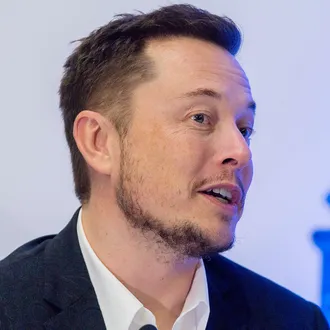
#> input picture convert-any-image-to-cartoon/elon-musk.png, 330 x 330 px
$ python convert-any-image-to-cartoon.py
#> lines starting #> are read from the running program, lines starting #| are printed output that depends on the picture; after the words box and inside, x2 and y2 are one past the last pixel; in counts of white or black regions, pixels touching at a corner belong together
# import opencv-python
import cv2

# read image
img = cv2.imread('elon-musk.png')
#> img is the input picture: shape (330, 330, 3); mean B, G, R 155.5, 142.2, 155.6

# edges
gray = cv2.cvtColor(img, cv2.COLOR_BGR2GRAY)
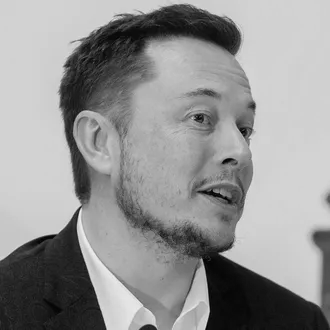
#> gray: shape (330, 330); min 2, max 239, mean 147.7
gray = cv2.medianBlur(gray, 5)
edges = cv2.adaptiveThreshold(gray, 255,
        cv2.ADAPTIVE_THRESH_MEAN_C,
        cv2.THRESH_BINARY, 9, 9)
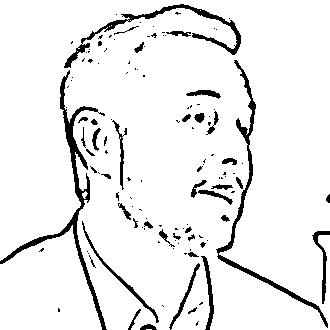
#> edges: shape (330, 330); 92.6% white; 127 black regions (86 under 20 px), largest, box (x1, y1, x2, y2) and area: (0, 70, 107, 330) 1905, (216, 60, 328, 328) 1431, (64, 4, 241, 68) 1183

# cartoonization
color = cv2.bilateralFilter(img, 9, 250, 250)
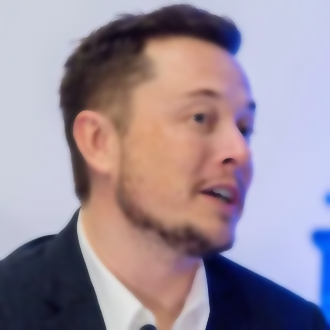
#> color: shape (330, 330, 3); mean B, G, R 155.5, 142.2, 155.6
cartoon = cv2.bitwise_and(color, color, mask = edges)
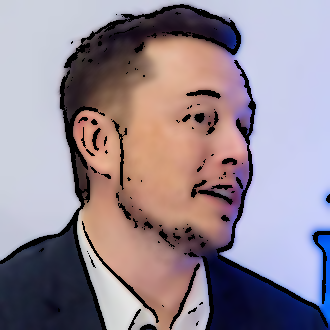
#> cartoon: shape (330, 330, 3); mean B, G, R 147.9, 136.3, 148.9

cv2.imshow('Cartoon', cartoon)
cv2.waitKey(0)
cv2.destroyAllWindows()
